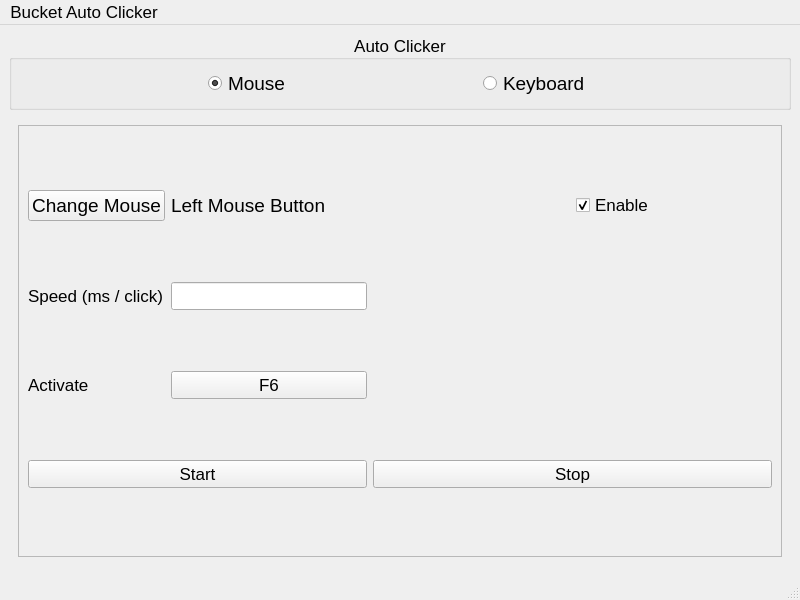
<?xml version="1.0" encoding="UTF-8"?>
<ui version="4.0">
 <class>AutoClicker</class>
 <widget class="QMainWindow" name="AutoClicker">
  <property name="geometry">
   <rect>
    <x>0</x>
    <y>0</y>
    <width>800</width>
    <height>600</height>
   </rect>
  </property>
  <property name="sizePolicy">
   <sizepolicy hsizetype="Minimum" vsizetype="Preferred">
    <horstretch>0</horstretch>
    <verstretch>0</verstretch>
   </sizepolicy>
  </property>
  <property name="font">
   <font>
    <pointsize>13</pointsize>
    <bold>false</bold>
   </font>
  </property>
  <property name="windowTitle">
   <string>AutoClicker</string>
  </property>
  <property name="toolButtonStyle">
   <enum>Qt::ToolButtonStyle::ToolButtonIconOnly</enum>
  </property>
  <property name="animated">
   <bool>false</bool>
  </property>
  <property name="tabShape">
   <enum>QTabWidget::TabShape::Rounded</enum>
  </property>
  <widget class="QWidget" name="centralwidget">
   <property name="sizePolicy">
    <sizepolicy hsizetype="Minimum" vsizetype="Minimum">
     <horstretch>0</horstretch>
     <verstretch>0</verstretch>
    </sizepolicy>
   </property>
   <property name="minimumSize">
    <size>
     <width>800</width>
     <height>0</height>
    </size>
   </property>
   <property name="layoutDirection">
    <enum>Qt::LayoutDirection::LeftToRight</enum>
   </property>
   <layout class="QGridLayout" name="gridLayout_4">
    <item row="0" column="0">
     <widget class="QGroupBox" name="Header">
      <property name="sizePolicy">
       <sizepolicy hsizetype="Minimum" vsizetype="Fixed">
        <horstretch>0</horstretch>
        <verstretch>0</verstretch>
       </sizepolicy>
      </property>
      <property name="minimumSize">
       <size>
        <width>361</width>
        <height>0</height>
       </size>
      </property>
      <property name="font">
       <font>
        <pointsize>13</pointsize>
        <italic>false</italic>
        <fontweight>DemiBold</fontweight>
       </font>
      </property>
      <property name="autoFillBackground">
       <bool>false</bool>
      </property>
      <property name="title">
       <string>Auto Clicker</string>
      </property>
      <property name="alignment">
       <set>Qt::AlignmentFlag::AlignCenter</set>
      </property>
      <layout class="QHBoxLayout" name="horizontalLayout">
       <property name="sizeConstraint">
        <enum>QLayout::SizeConstraint::SetDefaultConstraint</enum>
       </property>
       <item>
        <widget class="QRadioButton" name="mouseOption">
         <property name="sizePolicy">
          <sizepolicy hsizetype="Fixed" vsizetype="Preferred">
           <horstretch>0</horstretch>
           <verstretch>0</verstretch>
          </sizepolicy>
         </property>
         <property name="baseSize">
          <size>
           <width>1</width>
           <height>3</height>
          </size>
         </property>
         <property name="font">
          <font>
           <pointsize>14</pointsize>
           <italic>false</italic>
           <fontweight>DemiBold</fontweight>
          </font>
         </property>
         <property name="focusPolicy">
          <enum>Qt::FocusPolicy::StrongFocus</enum>
         </property>
         <property name="layoutDirection">
          <enum>Qt::LayoutDirection::LeftToRight</enum>
         </property>
         <property name="text">
          <string>Mouse</string>
         </property>
         <property name="checked">
          <bool>true</bool>
         </property>
        </widget>
       </item>
       <item>
        <widget class="QRadioButton" name="keyboardOption">
         <property name="sizePolicy">
          <sizepolicy hsizetype="Fixed" vsizetype="Preferred">
           <horstretch>0</horstretch>
           <verstretch>0</verstretch>
          </sizepolicy>
         </property>
         <property name="font">
          <font>
           <pointsize>14</pointsize>
           <italic>false</italic>
           <fontweight>DemiBold</fontweight>
          </font>
         </property>
         <property name="text">
          <string>Keyboard</string>
         </property>
         <property name="checked">
          <bool>false</bool>
         </property>
        </widget>
       </item>
      </layout>
     </widget>
    </item>
    <item row="1" column="0">
     <widget class="QStackedWidget" name="stackedWidget">
      <property name="sizePolicy">
       <sizepolicy hsizetype="Preferred" vsizetype="Preferred">
        <horstretch>0</horstretch>
        <verstretch>0</verstretch>
       </sizepolicy>
      </property>
      <property name="focusPolicy">
       <enum>Qt::FocusPolicy::NoFocus</enum>
      </property>
      <property name="currentIndex">
       <number>0</number>
      </property>
      <widget class="QWidget" name="MousePage">
       <property name="sizePolicy">
        <sizepolicy hsizetype="Minimum" vsizetype="Minimum">
         <horstretch>0</horstretch>
         <verstretch>0</verstretch>
        </sizepolicy>
       </property>
       <property name="layoutDirection">
        <enum>Qt::LayoutDirection::LeftToRight</enum>
       </property>
       <property name="autoFillBackground">
        <bool>false</bool>
       </property>
       <layout class="QGridLayout" name="gridLayout_5">
        <item row="0" column="0">
         <widget class="QFrame" name="MouseFrame">
          <property name="font">
           <font>
            <pointsize>13</pointsize>
            <bold>false</bold>
            <hintingpreference>PreferDefaultHinting</hintingpreference>
           </font>
          </property>
          <property name="frameShape">
           <enum>QFrame::Shape::StyledPanel</enum>
          </property>
          <property name="frameShadow">
           <enum>QFrame::Shadow::Raised</enum>
          </property>
          <layout class="QGridLayout" name="gridLayout_2" rowstretch="1,0,0,0" columnstretch="1,3,3,3">
           <item row="0" column="0">
            <widget class="QPushButton" name="changeMouseInpButton">
             <property name="sizePolicy">
              <sizepolicy hsizetype="Minimum" vsizetype="Fixed">
               <horstretch>0</horstretch>
               <verstretch>0</verstretch>
              </sizepolicy>
             </property>
             <property name="font">
              <font>
               <pointsize>14</pointsize>
               <bold>false</bold>
               <hintingpreference>PreferDefaultHinting</hintingpreference>
              </font>
             </property>
             <property name="text">
              <string>Change Mouse</string>
             </property>
            </widget>
           </item>
           <item row="0" column="1" colspan="2">
            <widget class="QLabel" name="mouseInpLabel">
             <property name="font">
              <font>
               <pointsize>14</pointsize>
               <bold>false</bold>
               <hintingpreference>PreferDefaultHinting</hintingpreference>
              </font>
             </property>
             <property name="text">
              <string>Left Mouse Button</string>
             </property>
            </widget>
           </item>
           <item row="1" column="0">
            <widget class="QLabel" name="speedLable">
             <property name="font">
              <font>
               <pointsize>13</pointsize>
               <bold>false</bold>
               <hintingpreference>PreferDefaultHinting</hintingpreference>
              </font>
             </property>
             <property name="text">
              <string>Speed (ms / click)</string>
             </property>
            </widget>
           </item>
           <item row="2" column="1">
            <widget class="QPushButton" name="activateKeyButton">
             <property name="text">
              <string>F6</string>
             </property>
            </widget>
           </item>
           <item row="3" column="2" colspan="2">
            <widget class="QPushButton" name="ButtonStop">
             <property name="text">
              <string>Stop</string>
             </property>
            </widget>
           </item>
           <item row="2" column="0">
            <widget class="QLabel" name="activateLabel">
             <property name="text">
              <string>Activate</string>
             </property>
            </widget>
           </item>
           <item row="1" column="1">
            <widget class="QLineEdit" name="InpClickSpeed"/>
           </item>
           <item row="3" column="0" colspan="2">
            <widget class="QPushButton" name="ButtonStart">
             <property name="text">
              <string>Start</string>
             </property>
            </widget>
           </item>
           <item row="0" column="3">
            <widget class="QCheckBox" name="enableButton">
             <property name="text">
              <string>Enable</string>
             </property>
             <property name="checked">
              <bool>true</bool>
             </property>
            </widget>
           </item>
          </layout>
         </widget>
        </item>
       </layout>
      </widget>
      <widget class="QWidget" name="KeyboardPage">
       <layout class="QGridLayout" name="gridLayout_3">
        <item row="0" column="0">
         <widget class="QFrame" name="KeyboardFrame">
          <property name="sizePolicy">
           <sizepolicy hsizetype="Expanding" vsizetype="Expanding">
            <horstretch>0</horstretch>
            <verstretch>0</verstretch>
           </sizepolicy>
          </property>
          <property name="font">
           <font>
            <pointsize>13</pointsize>
            <bold>false</bold>
            <hintingpreference>PreferDefaultHinting</hintingpreference>
           </font>
          </property>
          <property name="frameShape">
           <enum>QFrame::Shape::StyledPanel</enum>
          </property>
          <property name="frameShadow">
           <enum>QFrame::Shadow::Raised</enum>
          </property>
          <layout class="QGridLayout" name="_2" rowstretch="0,0,0,0,0" columnstretch="1,3,3,3" rowminimumheight="0,0,0,0,0">
           <property name="horizontalSpacing">
            <number>10</number>
           </property>
           <item row="2" column="1" colspan="2">
            <widget class="QLineEdit" name="KInpClickSpeed"/>
           </item>
           <item row="3" column="1" colspan="2">
            <widget class="QPushButton" name="KactivateKeyButton">
             <property name="text">
              <string>F7</string>
             </property>
            </widget>
           </item>
           <item row="3" column="3">
            <spacer name="horizontalSpacer">
             <property name="orientation">
              <enum>Qt::Orientation::Horizontal</enum>
             </property>
             <property name="sizeHint" stdset="0">
              <size>
               <width>40</width>
               <height>20</height>
              </size>
             </property>
            </spacer>
           </item>
           <item row="4" column="0" colspan="2">
            <widget class="QPushButton" name="KButtonStart">
             <property name="text">
              <string>Start</string>
             </property>
            </widget>
           </item>
           <item row="3" column="0">
            <widget class="QLabel" name="KactivateLabel_4">
             <property name="text">
              <string>Activate</string>
             </property>
            </widget>
           </item>
           <item row="4" column="2" colspan="2">
            <widget class="QPushButton" name="KButtonStop">
             <property name="text">
              <string>Stop</string>
             </property>
            </widget>
           </item>
           <item row="2" column="0">
            <widget class="QLabel" name="KspeedLable_4">
             <property name="font">
              <font>
               <pointsize>13</pointsize>
               <bold>false</bold>
               <hintingpreference>PreferDefaultHinting</hintingpreference>
              </font>
             </property>
             <property name="text">
              <string>Speed (ms / click)</string>
             </property>
            </widget>
           </item>
           <item row="1" column="0">
            <widget class="QPushButton" name="KchangeInpButton">
             <property name="font">
              <font>
               <pointsize>14</pointsize>
               <bold>false</bold>
               <hintingpreference>PreferDefaultHinting</hintingpreference>
              </font>
             </property>
             <property name="text">
              <string>Change key</string>
             </property>
            </widget>
           </item>
           <item row="1" column="1">
            <widget class="QLabel" name="KKey">
             <property name="font">
              <font>
               <pointsize>14</pointsize>
               <bold>false</bold>
               <hintingpreference>PreferDefaultHinting</hintingpreference>
              </font>
             </property>
             <property name="text">
              <string>A</string>
             </property>
            </widget>
           </item>
           <item row="1" column="3">
            <widget class="QCheckBox" name="KenableButton">
             <property name="text">
              <string>Enable</string>
             </property>
             <property name="checked">
              <bool>true</bool>
             </property>
            </widget>
           </item>
          </layout>
         </widget>
        </item>
       </layout>
      </widget>
     </widget>
    </item>
   </layout>
  </widget>
  <widget class="QMenuBar" name="menubar">
   <property name="geometry">
    <rect>
     <x>0</x>
     <y>0</y>
     <width>800</width>
     <height>35</height>
    </rect>
   </property>
   <widget class="QMenu" name="menuBucket_Auto_Clicker">
    <property name="title">
     <string>Bucket Auto Clicker</string>
    </property>
   </widget>
   <addaction name="menuBucket_Auto_Clicker"/>
  </widget>
  <widget class="QStatusBar" name="statusbar"/>
 </widget>
 <tabstops>
  <tabstop>changeMouseInpButton</tabstop>
  <tabstop>InpClickSpeed</tabstop>
  <tabstop>activateKeyButton</tabstop>
  <tabstop>KactivateKeyButton</tabstop>
  <tabstop>KInpClickSpeed</tabstop>
  <tabstop>KButtonStart</tabstop>
  <tabstop>KButtonStop</tabstop>
 </tabstops>
 <resources/>
 <connections/>
</ui>
